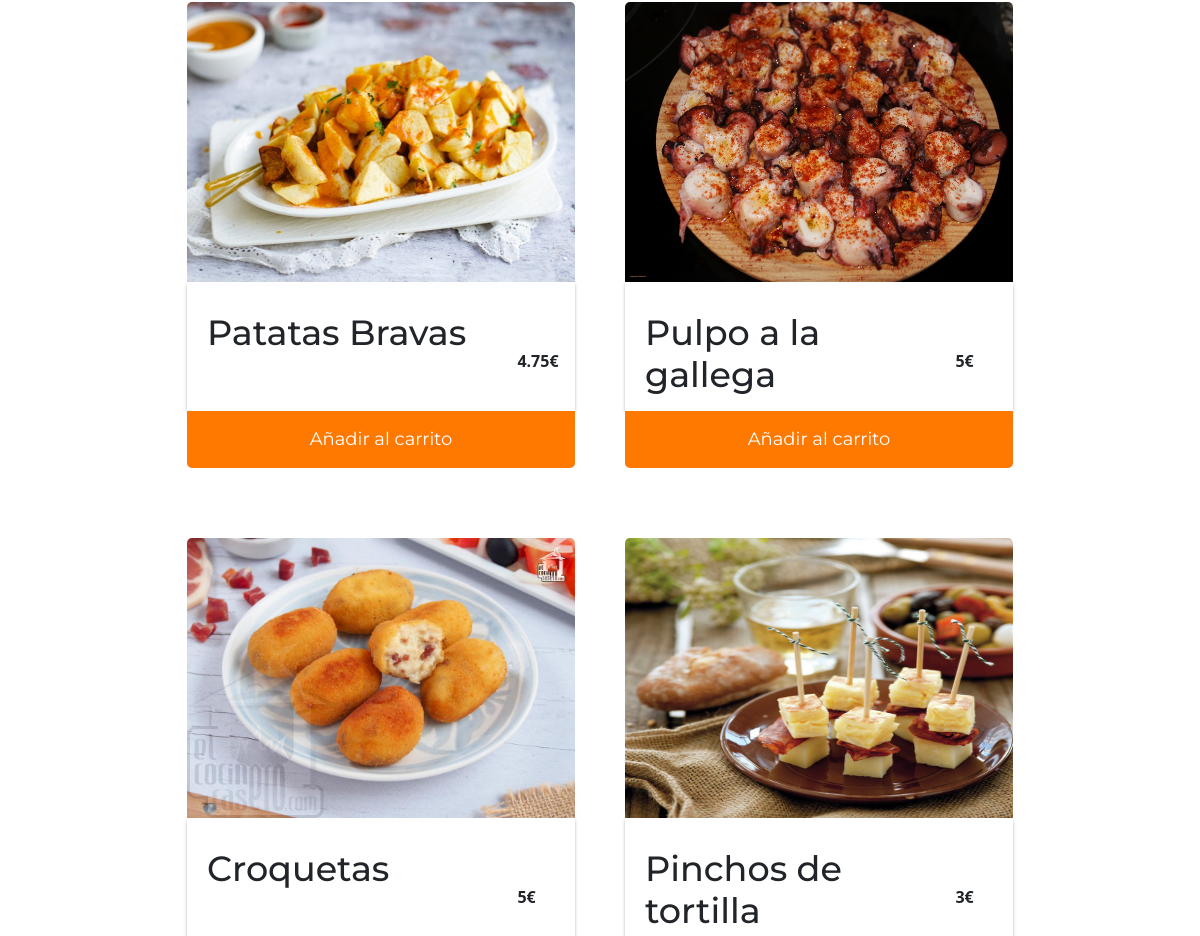
Before: /?controller=producto (middle part) with the older database file.
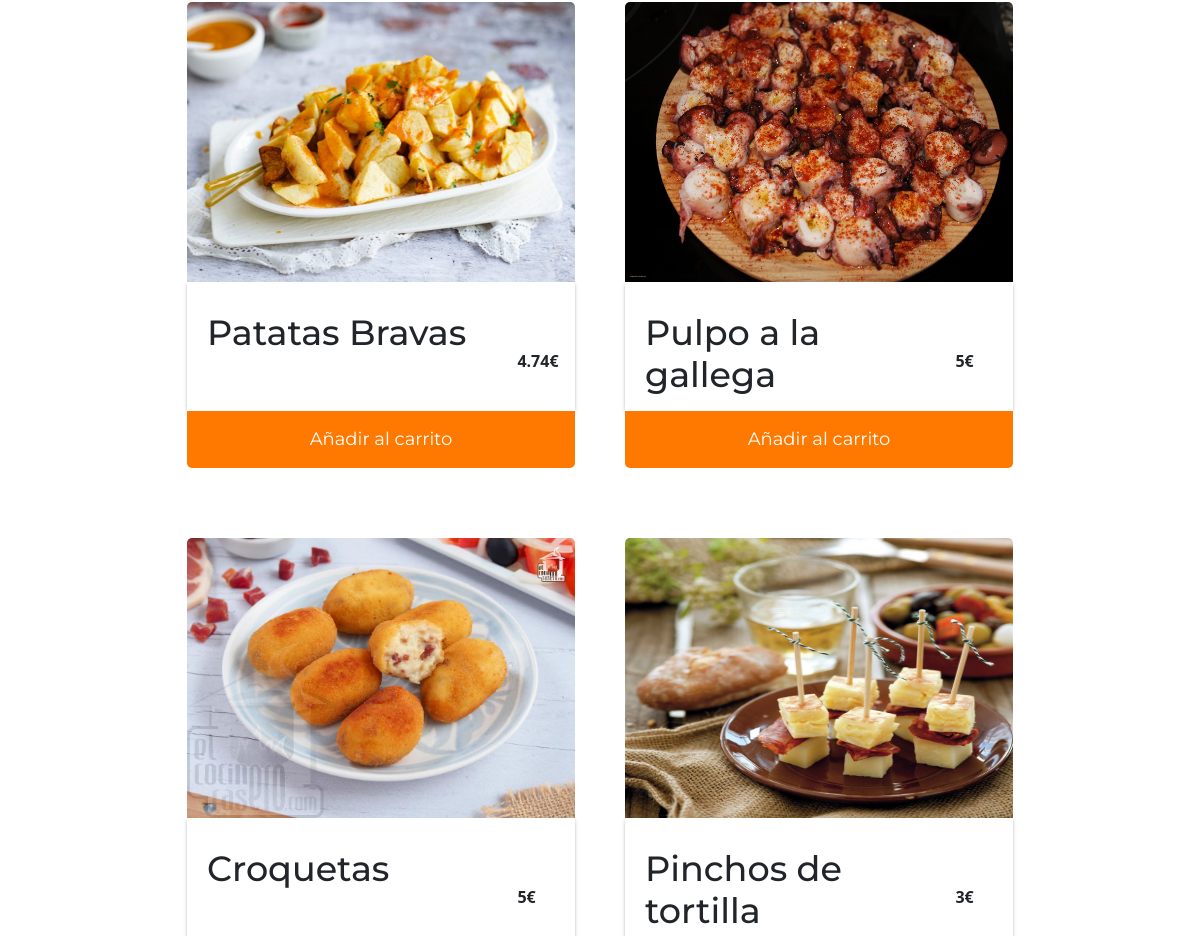
After: the same page with the newer database file.
### tables this page shows
CREATE TABLE `productos` (
  `producto_id` int(255) NOT NULL,
  `nombre_producto` varchar(255) NOT NULL,
  `precio_unidad` double NOT NULL,
  `categoria_id` int(11) NOT NULL,
  `img` varchar(255) DEFAULT NULL
);

### modelo/productoDAO.php (called while the page is built, shortened)
<?php
    include_once 'modelo/Tapa.php';
    class productoDAO {
        public static function getProductByType($tipo) {
            $con = database::connect();
            $stmt = $con->prepare("SELECT * FROM PRODUCTOS WHERE categoria_id=?");
            $stmt->bind_param("i", $tipo);
            $stmt->execute();
            $result = $stmt->get_result();
            if($tipo == 1) {
                $categoria = "Bocadillo";
            } else if($tipo == 2) {
                $categoria = "Tapa";
            } else if($tipo == 3) {
                $categoria = "Hamburguesa";
            }
            $listaProductos = [];
            while($productoDB = $result->fetch_object($categoria)){
                $listaProductos[] = $productoDB;
            }
            return $listaProductos;
        }
    }
?>

### modelo/Tapa.php (called while the page is built, shortened)
<?php
    class Tapa extends Producto{
        public function getNombre(){
            return $this->nombre_producto;
        }
        public function getPrecioUnidad(){
            return $this->precio_unidad;
        }
        public function getImg()
        {
                return $this->img;
        }
    }
?>

### vista/carta.php (the view, shortened to what this page needs)
<?php
    include_once 'controlador/productoController.php';
    include_once 'modelo/productoDAO.php';
    include_once 'vista/header.php';
?>
<div class="container-fluid">
    <div class="row d-flex justify-content-center seccion-productos">
    <?php
        foreach($tapas as $tapa) {
    ?>
        <div class="col-12 col-sm-12 col-md-6 col-lg-4 div-producto">
            <div class="div-producto-img">
                <img src=" <?php echo $tapa->getImg() ?>" alt="Imagen de producto">
            </div>
            <div class="div-producto-detalles">
                <h3><?= $tapa->getNombre() ?></h3>
                <p><?= $tapa->getPrecioUnidad() ?>€</p>
            </div>
            <form action="<?= URL ?>?controller=producto&action=añadirCarrito" method="post">
                <input class="boton-añadir" type="submit" name="añadircarro" value="Añadir al carrito">
            </form>
        </div>
    <?php
        }
    ?>
    </div>
</div>
</body>
</html>

Changed rows visible on the page:
changed productos "Patatas Bravas": precio_unidad "4.75" → "4.74"
